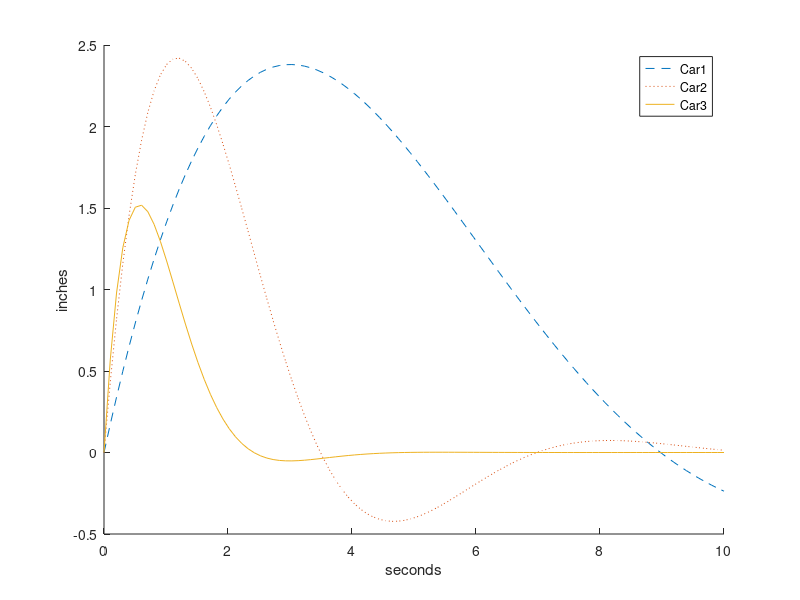

Source code (MATLAB):
%HWproblem5_1.m
%Harrison Leece, 2/10/17
%plot the motion of 3 different cars based off of the given equations
%A is a matrix containing the given information, t is 100 equally spaced
%point between 0 and 10, Y is the fxn the takes information from the A
%matrix
hold on;
A = [1,.2,.35;2,.5,.9;3,1.4,1.3];
t = linspace(0,10);
Y = 5 * exp(-A(:,2) * t) .* sin(A(:,3)*t)
plot(t,Y(1,:),'--')
plot(t,Y(2,:),':')
plot(t,Y(3,:))
legend('Car1', 'Car2', 'Car3')
xlabel('seconds');
ylabel('inches');